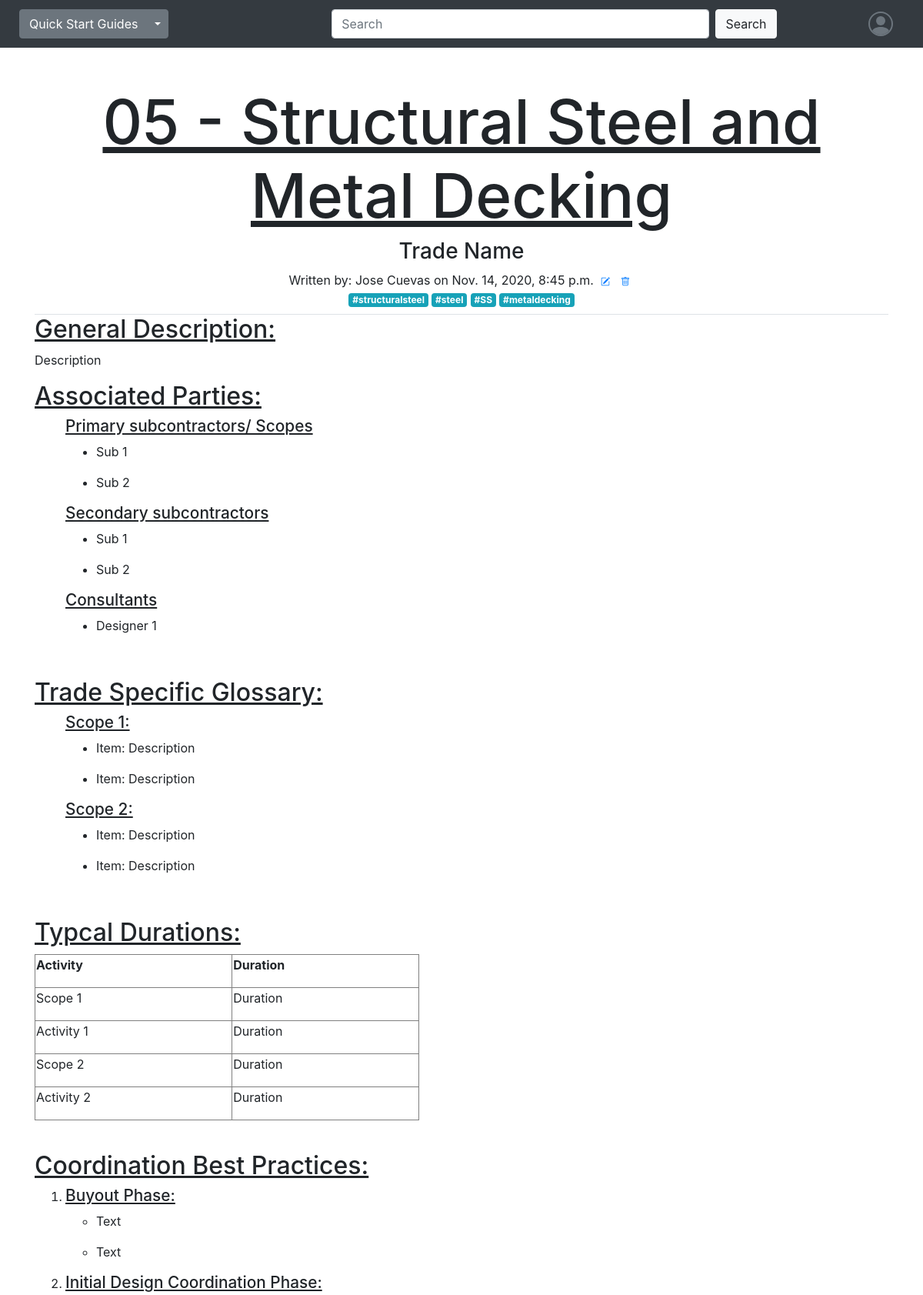
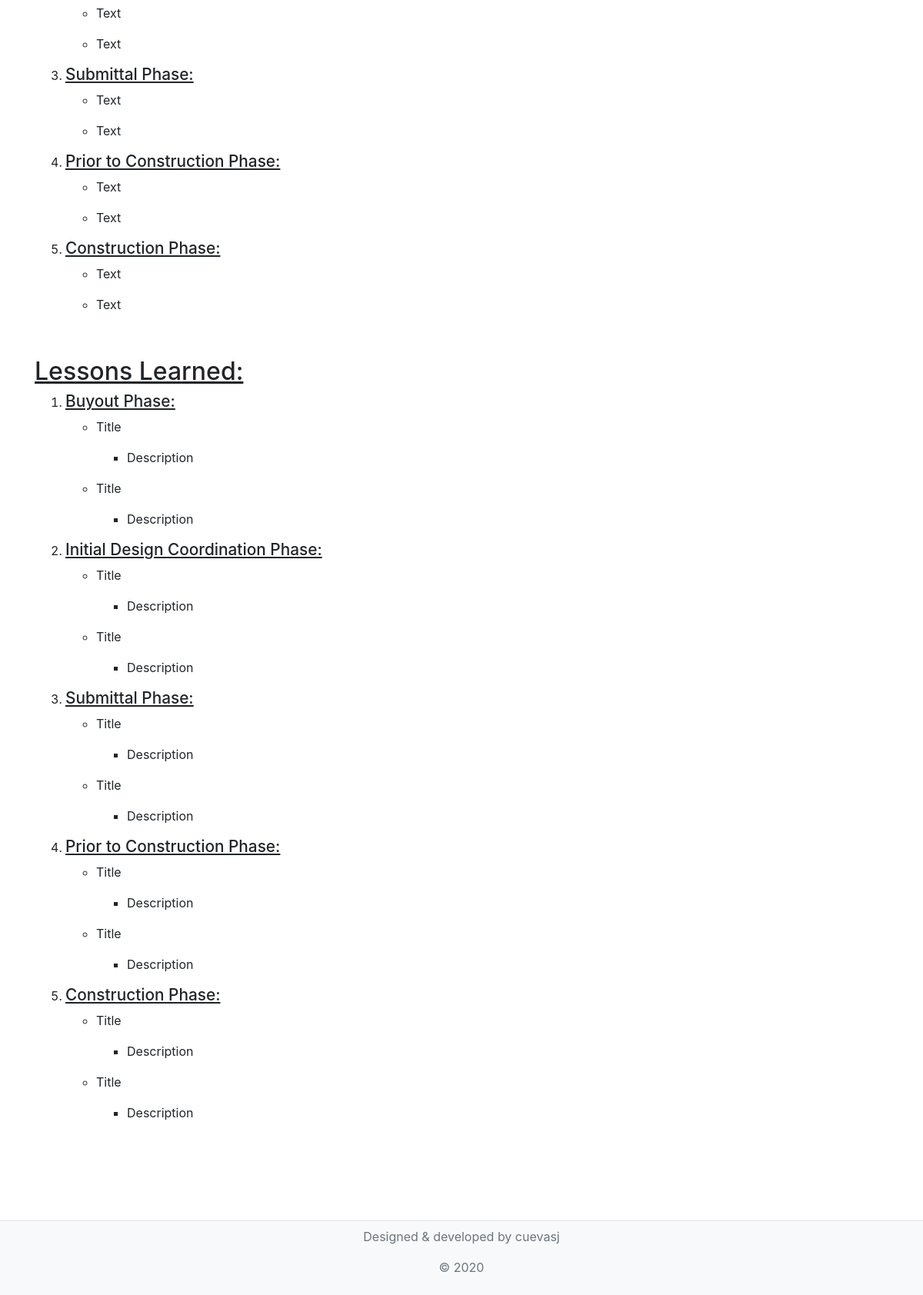
The app's page /guides/show/19 (signed in) with its own data (2 pictures, top to bottom).
### guides/models.py (models this page shows)
class Guide(models.Model):
    title = models.CharField(max_length=255)
    description = models.TextField()
    content = RichTextField()
    slug = models.SlugField(unique=True, max_length=100)
    tags = TaggableManager()
    division = models.CharField(max_length=100)
    created_by = models.ForeignKey(user_models.User, on_delete=models.CASCADE, related_name="guides")
    created_at = models.DateTimeField(auto_now_add=True)

### users/models.py (models this page shows)
class User(AbstractUser):
    pass

### guides/views.py (the view)
# urls.py: path("show/<int:guide_id>", views.show, name="guide_show"),
@login_required
def show(request, guide_id):
    guide = get_object_or_404(Guide, pk=guide_id)
    return render(request, "guides/show.html", {
        "guide":guide })

### guides/templates/guides/show.html (shortened to what this page needs)
{% extends "questions/layout.html" %}
{% block body %}
    <div>
        <div class="guide-title-container border-bottom text-center">
            <h1 class="">{{ guide.title }}</h1>
            <h3>Trade Name</h3>
            <p class="mb-0 d-inline">Written by: {{ guide.created_by.first_name }} {{ guide.created_by.last_name }} on {{ guide.created_at }}</p>
            {% if user.is_authenticated %}
                {% if guide.created_by == user %}
                    <a href="{% url 'guide_edit' guide.pk %}" class="d-inline badge">
                    </a>
                    <form action="{% url 'guide_delete' guide.pk %}" method="post" class="d-inline">
                        <button type="submit" class="btn badge">
                            <a href="">
                            </a>
                        </button>
                    </form>
                {% endif %}
            {% endif %}
            <div class="mb-2">
                {% for tag in guide.tags.all %}
                <a href="" class="badge badge-info">#{{ tag }}</a>
                {% endfor %}
            </div>
        </div>
        <div class="guide-body-container container p-0">
            <div class="">
                <h1>General Description:</h1>
                <p class="" >{{ guide.description }}</p>
            </div>
            <div class="">
                <p class="" >{{ guide.content|safe }}</p>
            </div>
        </div>
    </div>
{% endblock %}

### questions/static/questions/styles.css (style rules this page uses)
.guide-title-container h1 { text-decoration: underline; font-size: 5em; }
.guide-body-container h1 { text-decoration: underline; font-size: 2em; }
.guide-body-container h4 { text-decoration: underline; font-size: 1.3em; }

### records on screen
Guide: title "05 - Structural Steel and Metal Decking", created_by.first_name "Jose", created_by.last_name "Cuevas", created_at "Nov. 14, 2020, 8:45 p.m.", description "Description", content "Associated Parties: Primary subcontractors/ Scopes Sub 1 Sub 2 Secondary subcontractors Sub 1 Sub 2 Consultants Designer 1 Trade Specific Glossary: Scope 1: Item: Description Item: Description Scope 2: Item: Description Item: Description Typcal Durations: Activity Duration Scope 1 Duration Activity 1 Duration Scope 2 Duration Activity 2 Duration Coordination Best Practices: Buyout Phase: Text Text Initial Design Coordination Phase: Text Text Submittal Phase: Text Text Prior to Construction Phase: Text Text Construction Phase: Text Text Lessons Learned: Buyout Phase: Title Description Title Description Initial Design Coordination Phase: Title Description Title Description Submittal Phase:…"
Tag: name "structuralsteel"
Tag: name "steel"
Tag: name "SS"
Tag: name "metaldecking"
